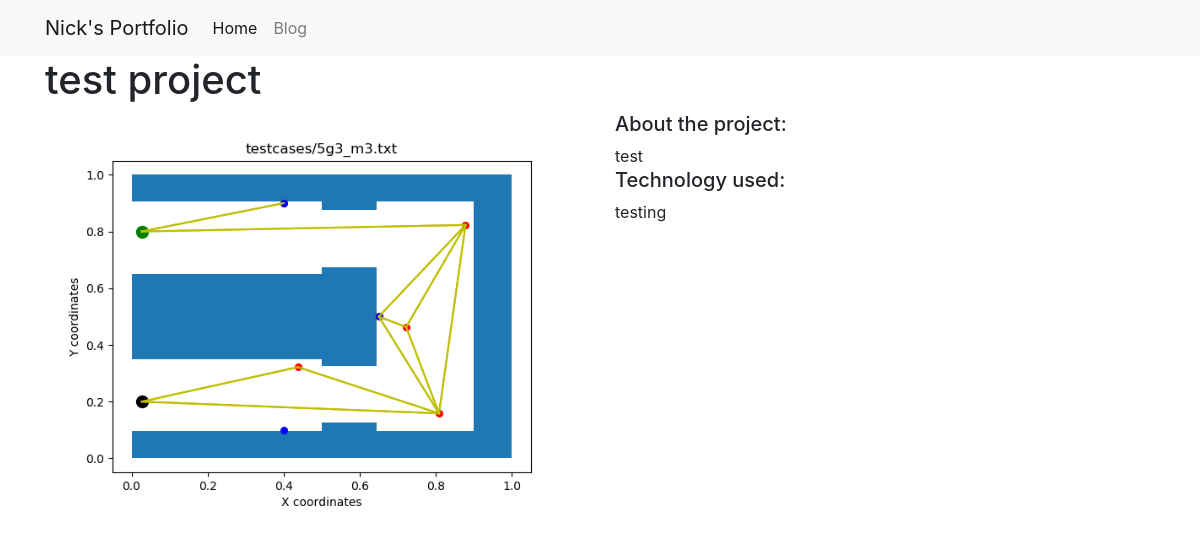
The app's page /projects/3/, older data.
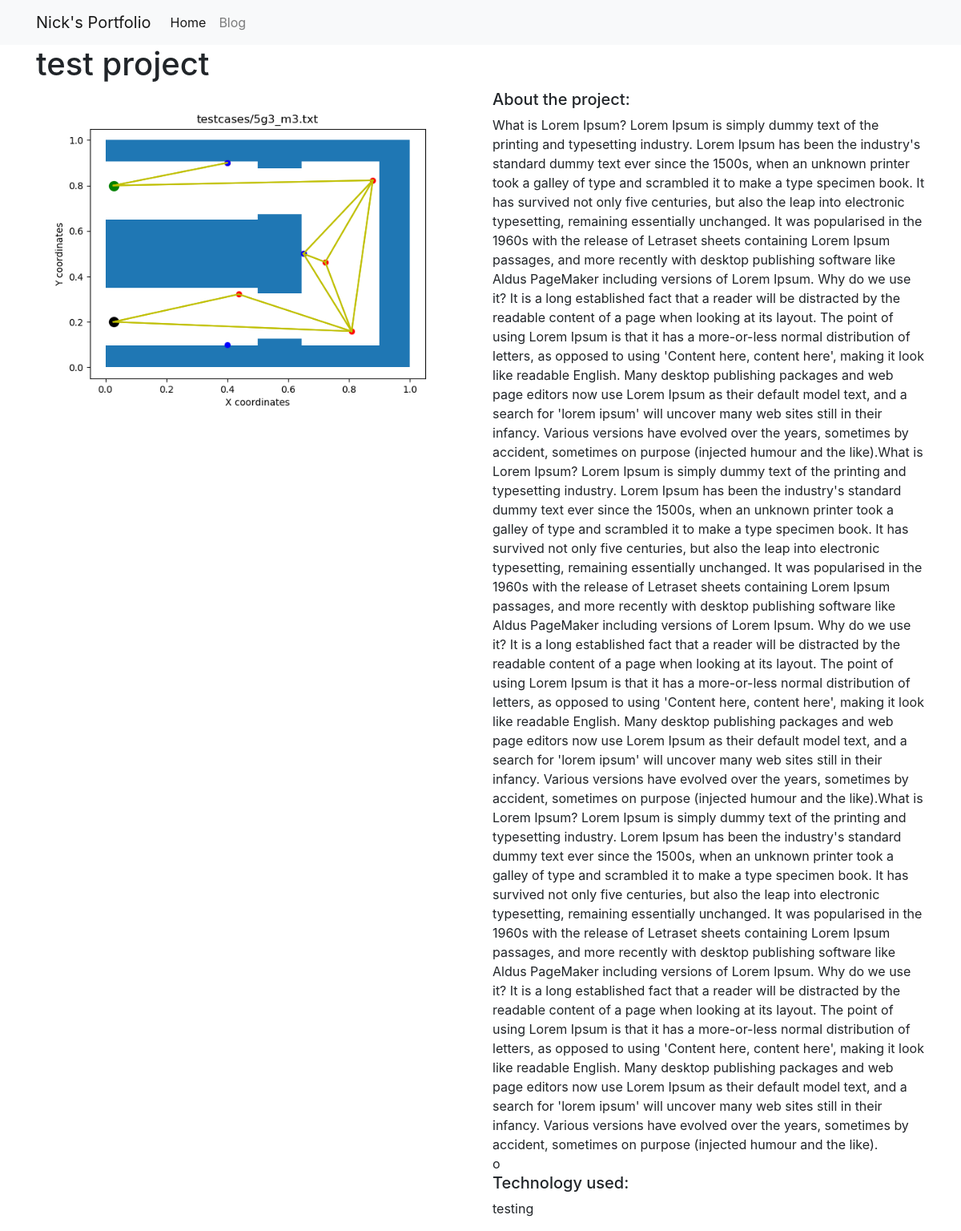
The same page, newer data.
### projects/models.py (models this page shows)
class Project(models.Model):
    title = models.CharField(max_length=100)
    description = models.TextField()
    body = models.TextField()
    technology = models.CharField(max_length=20)
    image = models.CharField(max_length=100)

### projects/views.py (the view)
# urls.py: path("<int:pk>/", views.project_detail, name="project_detail"),
def project_detail(request, pk):
    project = Project.objects.get(pk=pk)
    context = {
        'project': project
    }
    return render(request, 'project_detail.html', context)

### projects/templates/project_detail.html
{% extends "base.html" %}
{% load static %}
{% block page_content %}
<h1>{{ project.title }}</h1>
<div class="row">
    <div class="col-md-6">
        <img src="{% static project.image %}" alt="" width="100%">
    </div>
    <div class="col-md-6">
        <h5>About the project:</h5>
        {{ project.description }}
        <br>
        {{ project.body | safe }}
        <h5>Technology used:</h5>
        <p>{{ project.technology }}</p>
    </div>
</div>
{% endblock %}

Row changes from the older to the newer data that the page shows:
changed Project "test project": description "test" → "What is Lorem Ipsum? Lorem Ipsum is simply dummy text of the printing and typesetting industry. Lorem Ipsum has been the industry's standard dummy text ever since the 1500s, when an unknown printer took a galley of type and scrambled it to make a type specimen book. It has survived not only five centuries, but also the leap into electronic typesetting, remaining essentially unchanged. It was popularised in the 1960s with the release of Letraset sheets containing Lorem Ipsum passages, and more recently with desktop publishing software like Aldus PageMaker including versions of Lorem Ipsum. Why do we use it? It is a long established fact that a reader will be distracted by the readable…"; body (not shown) → "o"
